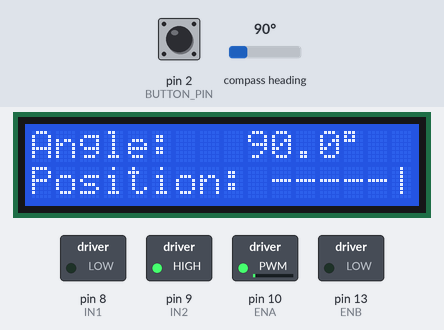
Simulated run of this sketch. Board: Arduino Uno, built for the host (arithmetic inside an expression is 32-bit, double 64-bit). Shown: 16×2 character LCD, switched loads named in the sketch (green lamp = pin HIGH). The test bench sets the inputs (shaded band); at power-on: compass heading 90°, pin 2 (BUTTON_PIN) HIGH. What the sketch prints to the serial monitor is not drawn.

Above: at 6.9 s.
7.0 s: compass heading set to 269°
At 7.28 s:
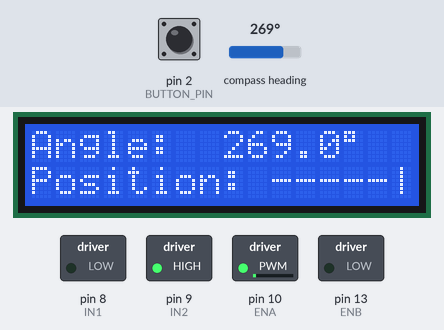
10.0 s: pin 2 (BUTTON_PIN) pulled LOW for 0.15 s
At 10.6 s:
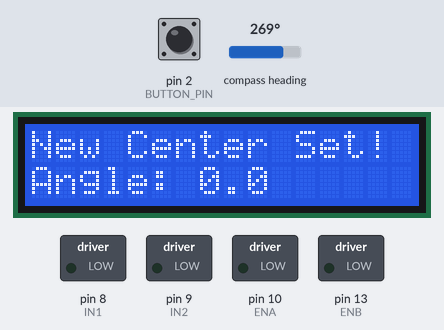
13.1 s: pin 2 (BUTTON_PIN) pulled LOW for 1 s
At 13.8 s:
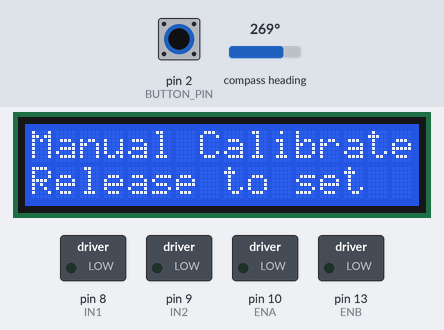
17.1 s: pin 2 (BUTTON_PIN) pulled LOW for 0.15 s
At 18.6 s:
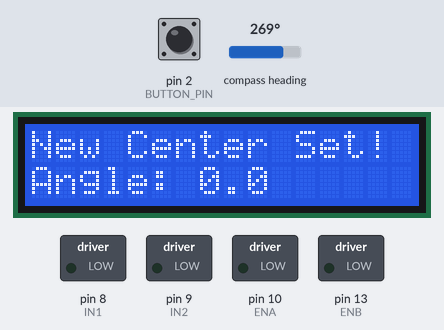
20.2 s: pin 2 (BUTTON_PIN) pulled LOW for 0.15 s
At 22.4 s:
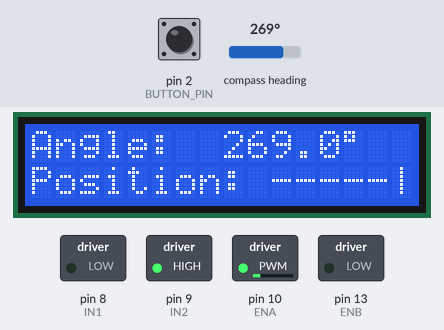
23.3 s: pin 2 (BUTTON_PIN) pulled LOW for 1 s
At 25.2 s:
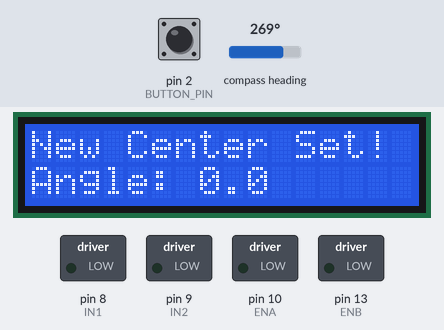
Timing chart, 0 to 27.5 s (numbered marks = the images above; inputs shaded):
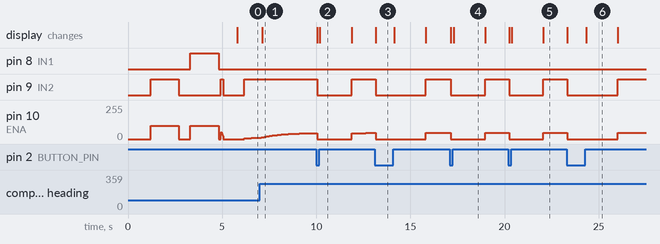

Measured:
- after the input at 7.0 s, the display: changes after 0.13 s (image 1)
- after the input at 10.0 s, pin 9 (IN2): HIGH → LOW at once, → HIGH 1.8 s later; the display: first changes at once (image 2 shows a later state)
- after the input at 13.1 s, pin 9 (IN2): HIGH → LOW after 0.05 s, → HIGH 2.7 s later; pin 10 (ENA): 46/255 → 0/255 after 0.05 s, → 46/255 2.7 s later; the display: changes after 0.05 s (image 3)
- after the input at 17.1 s, pin 9 (IN2): HIGH → LOW after 0.05 s, → HIGH 1.8 s later; pin 10 (ENA): 46/255 → 0/255 after 0.05 s, → 46/255 1.8 s later; the display: first changes after 0.05 s (image 4 shows a later state)
- after the input at 20.2 s, pin 9 (IN2): HIGH → LOW after 0.06 s, → HIGH 1.8 s later; pin 10 (ENA): 46/255 → 0/255 after 0.06 s, → 46/255 1.8 s later; the display: first changes after 0.06 s (image 5 shows a later state)
- after the input at 23.3 s, pin 9 (IN2): HIGH → LOW at once, → HIGH 2.7 s later; pin 10 (ENA): 46/255 → 0/255 at once, → 46/255 2.7 s later; the display: first changes at once (image 6 shows a later state)
- what the display in image 2 shows lasts 1.7 s, from 10.2 s to 11.9 s

The sketch:

pwm_steering_wheel.ino
```cpp
//AS5048A 使用SPI通訊
//具有開機自檢系統﹐自動回歸至0
//2025.3.19
//使用參數校正自檢偏差問題
//加入按鈕手動校正
//加入慣性抑制系統，避免中心點過衝
//修正自檢中心點偏左及震盪問題

#include <Wire.h>
#include <LiquidCrystal_I2C.h>
#include <AS5048A.h>

// AS5048A 感測器設定
AS5048A angleSensor(7, true);

// L298N 馬達驅動器設定

const int ENA = 10;  // PWM速度控制腳
const int IN1 = 8;  // 方向控制腳1
const int IN2 = 9;  // 方向控制腳2

const int ENB = 13;  // PWM速度控制腳
const int IN3 = 11;  // 方向控制腳1
const int IN4 = 12;  // 方向控制腳2

// 力回饋參數
float centerAngle = 0.0;     // 中心位置設為0度
float deadZone = 35;         // 中心死區(度)，避免中心點抖動，從30增加到35
int minPWM = 15;             // 最小有效PWM值15
float initialPosition = 0.0; // 儲存初始位置
float forceGain = 0.7;       // 力回饋增益係數
float maxAngle = 440.0;      // 最大角度範圍

// 多轉追蹤變數
int fullRotations = 0;        // 完整旋轉圈數
float lastAngle = 0.0;        // 上次讀取的角度

// 平滑控制變數
float currentForce = 0.0;     // 當前馬達力值
float targetForce = 0.0;      // 目標馬達力值
float smoothFactor = 0.05;    // 力值平滑係數，從0.1降低到0.05
int lastForce = 0;            // 上一次的力值，用於制動

// 自檢系統參數
float leftLimit = 0.0;        // 左側極限位置
float rightLimit = 0.0;       // 右側極限位置
float calculatedCenter = 0.0; // 計算出的中心位置
const int CALIB_MOTOR_POWER = 100; // 校準時的馬達功率
const int STALL_THRESHOLD = 2;     // 移動停止閾值（度）
const int STALL_COUNT = 10;        // 確認停止的次數
const float CENTER_CORRECTION = 60.0; // 中心點校正值，校正偏左問題

// 手動校正參數
const int BUTTON_PIN = 2;     // 按鈕接在D2引腳（可根據需要調整）
bool buttonWasPressed = false; // 追蹤按鈕之前的狀態
unsigned long buttonPressTime = 0; // 記錄按鈕按下的時間
const int DEBOUNCE_DELAY = 50;    // 防抖延遲（毫秒）

// LCD顯示器設定
LiquidCrystal_I2C lcd(0x27, 16, 2); // 設置LCD地址為0x27，16列2行顯示器
unsigned long lcdUpdateTime = 0;     // 上次更新LCD的時間
const int LCD_UPDATE_INTERVAL = 50; // LCD更新間隔(毫秒)，避免過於頻繁刷新

// 慣性抑制系統參數
float lastAngleDiff = 0.0;       // 上次角度偏差
float angleVelocity = 0.0;       // 角速度 (度/秒)
float lastTime = 0.0;            // 上次時間戳記
const float DAMPING_ZONE = 100.0; // 阻尼區域範圍(度)
const float DAMPING_GAIN = 0.8;  // 阻尼增益係數
const float APPROACH_ZONE = 80.0; // 接近區域範圍(度)，從60擴大到80
const float COUNTER_FORCE_GAIN = 1.5; // 反向力增益，從1.0增加到1.5

// 用於控制調試輸出頻率
int counter = 0;

void setup() {
  Serial.begin(115200);

  // 初始化感測器
  angleSensor.begin();

  // 初始化馬達控制針腳
  pinMode(ENB, OUTPUT);
  pinMode(ENA, OUTPUT);
  pinMode(IN1, OUTPUT);
  pinMode(IN2, OUTPUT);

  // 先停止馬達
  analogWrite(ENA, 0);
  analogWrite(ENB, 0);
  digitalWrite(IN1, LOW);
  digitalWrite(IN2, LOW);

  // 初始化手動校正按鈕
  pinMode(BUTTON_PIN, INPUT_PULLUP); // 使用內部上拉電阻

  // 初始化I2C LCD
  lcd.init();
  lcd.backlight();
  lcd.clear();

  // 顯示初始化中訊息
  lcd.clear();
  lcd.setCursor(0, 0);
  lcd.print("Initializing...");
  lcd.setCursor(0, 1);
  lcd.print("Please wait");

  Serial.println("方向盤力回饋系統初始化");
  Serial.println("- 開始自檢和校準程序");

  // 等待感測器穩定
  delay(1000);

  // 執行自檢程序
  performSelfTest();

  // 初始化上次角度和時間
  lastAngle = angleSensor.getRotationInDegrees();
  lastTime = millis() / 1000.0;

  Serial.println("系統準備就緒");
  Serial.println("------------------------");
}

void loop() {
  // 更新計數器
  counter++;

  // 更新時間
  float currentTime = millis() / 1000.0;
  float deltaTime = currentTime - lastTime;
  lastTime = currentTime;

  // 檢查手動校正
  manualCalibration();

  // 如果按鈕按下，跳過正常的力回饋計算
  if (digitalRead(BUTTON_PIN) == LOW) {
    delay(20);  // 短暫延遲
    return;     // 跳過剩餘的loop
  }

  // 讀取當前角度
  float currentRawAngle = angleSensor.getRotationInDegrees();

  // 檢測圈數變化
  if (lastAngle > 270 && currentRawAngle < 90) {
    // 順時針穿過零點
    fullRotations++;
  } else if (lastAngle < 90 && currentRawAngle > 270) {
    // 逆時針穿過零點
    fullRotations--;
  }

  // 計算絕對角度（包含多圈）
  float currentAngle = currentRawAngle + (fullRotations * 360);
  lastAngle = currentRawAngle;

  // 更新LCD
  updateLCD(currentAngle);

  // 限制在+-440度範圍
  if (currentAngle > maxAngle) {
    currentAngle = maxAngle;
  } else if (currentAngle < -maxAngle) {
    currentAngle = -maxAngle;
  }

  // 計算與中心點的差異
  float angleDiff = -currentAngle;  // 注意負號：角度為正，需要反向力拉回

  // 計算角速度 (度/秒)
  angleVelocity = (angleDiff - lastAngleDiff) / (deltaTime > 0 ? deltaTime : 0.02);
  lastAngleDiff = angleDiff;

  // 計算理想力回饋 (包含慣性抑制)
  targetForce = calculateForceWithDamping(angleDiff, angleVelocity);

  // 平滑漸進到目標力值（軟啟動和軟停止）
  currentForce = currentForce * (1 - smoothFactor) + targetForce * smoothFactor;

  // 記錄當前力值
  lastForce = (int)currentForce;

  // 應用平滑後的力回饋
  applyMotorForce(lastForce);

  // 顯示信息 (減少輸出頻率)
  if (counter % 5 == 0) {
    Serial.print("角度: ");
    Serial.print(currentAngle, 2);
    Serial.print(" | 偏差: ");
    Serial.print(angleDiff, 2);
    Serial.print(" | 角速度: ");
    Serial.print(angleVelocity, 2);
    Serial.print(" | 力回饋: ");
    Serial.println(currentForce);
  }

  // 減少診斷信息的顯示頻率
  if (counter % 100 == 0) {
    int agcValue = angleSensor.getGain();
    Serial.print("AGC值: ");
    Serial.println(agcValue);

    String errors = angleSensor.getErrors();
    if (errors != "") {
      Serial.print("錯誤: ");
      Serial.println(errors);
    }

    String diagnostic = angleSensor.getDiagnostic();
    if (diagnostic != "") {
      Serial.print("診斷: ");
      Serial.println(diagnostic);
    }

    Serial.println("------------------------");
  }

  delay(20);  // 更新頻率
}

// 修改後的力回饋計算函數，減少震盪
int calculateForceWithDamping(float angleDiff, float velocity) {
  // 如果偏差在中心死區範圍內，不產生力回饋
  if (abs(angleDiff) < deadZone) {
    return 0;
  }

  // 1. 計算基本的回中力
  float normalizedPos = (abs(angleDiff) - deadZone) / (maxAngle - deadZone);
  normalizedPos = constrain(normalizedPos, 0.0, 1.0);

  // 應用平緩的指數曲線 - 使力回饋曲線更平緩
  float forceCurve = pow(normalizedPos, 3.0);

  // 應用增益係數並標準化到PWM範圍
  float forceMagnitude = forceGain * forceCurve * 255.0;

  // 保持方向
  if (angleDiff < 0) {
    forceMagnitude = -forceMagnitude;
  }

  // 最終力，默認為回中力
  float totalForce = forceMagnitude;

  // 2. 接近中心點的反向抑制力
  if (abs(angleDiff) < APPROACH_ZONE) {
    // 檢查方向盤是否正在向中心快速移動
    if ((angleDiff > 0 && velocity < 0) || (angleDiff < 0 && velocity > 0)) {
      // 降低速度閾值，使系統更早啟動反向抑制
      if (abs(velocity) > 5.0) {
        float velocityFactor = abs(velocity) / 100.0;
        velocityFactor = constrain(velocityFactor, 0.0, 1.0);

        // 使接近中心點時反向力提早變大
        float approachFactor = 1.0 - (abs(angleDiff) / APPROACH_ZONE);
        approachFactor = pow(approachFactor, 0.7);  // 使曲線更加陡峭
        approachFactor = constrain(approachFactor, 0.0, 1.0);

        // 計算反向阻尼力
        float dampingForce = velocityFactor * approachFactor * COUNTER_FORCE_GAIN * 255.0;

        // 反向力方向與回中力相反
        dampingForce = (angleDiff > 0) ? -dampingForce : dampingForce;

        // 加入反向力，但在非常接近中心時完全替代原始力
        if (abs(angleDiff) < deadZone * 1.5) {
          // 非常接近中心時，完全以阻尼力為主
          totalForce = dampingForce;
        } else {
          // 其他情況下混合兩種力
          totalForce = forceMagnitude + dampingForce;
        }

        // 調試輸出
        if (counter % 20 == 0) {  // 降低輸出頻率
          Serial.print("抑制! 角度:");
          Serial.print(angleDiff);
          Serial.print(" 速度:");
          Serial.print(velocity);
          Serial.print(" 抑制力:");
          Serial.println(dampingForce);
        }
      }
    }
  }

  // 3. 添加低速阻尼，防止微小振動
  float lowSpeedDamping = 0;
  if (abs(velocity) < 20.0) {
    // 低速時提供與速度方向相反的阻尼力
    lowSpeedDamping = -velocity * 0.5;
    lowSpeedDamping = constrain(lowSpeedDamping, -30, 30);
    totalForce += lowSpeedDamping;
  }

  // 將力轉換為PWM值，同時應用最小PWM閾值
  int pwmValue;
  if (abs(totalForce) > 0) {
    pwmValue = map(constrain(abs(totalForce), 0, 255), 0, 255, minPWM, 255);
  } else {
    pwmValue = 0;
  }

  // 保持方向
  return (totalForce >= 0) ? pwmValue : -pwmValue;
}

// 手動校正功能函式 - 在方向盤可自由轉動時設定中心點
void manualCalibration() {
  // 讀取按鈕狀態（使用INPUT_PULLUP，按下為LOW）
  bool buttonIsPressed = (digitalRead(BUTTON_PIN) == LOW);

  // 按鈕狀態變化時防抖
  if (buttonIsPressed != buttonWasPressed) {
    if (millis() - buttonPressTime > DEBOUNCE_DELAY) {
      buttonPressTime = millis(); // 更新時間戳

      // 處理按鈕狀態變化
      if (buttonIsPressed) {
        // 按鈕剛被按下
        Serial.println("按鈕按下 - 進入自由轉動模式");
        displayManualCalibrationMode(true);
        // 停止馬達，不施加力回饋
        digitalWrite(IN1, LOW);
        digitalWrite(IN2, LOW);
        analogWrite(ENA, 0);
        analogWrite(ENB, 0);
      } else {
        // 按鈕剛被放開，進行校正
        Serial.println("按鈕放開 - 設定當前位置為中心點");
        displayManualCalibrationMode(false);
        // 讀取當前位置
        float currentPosition = getFilteredAngle();
        Serial.print("當前位置: ");
        Serial.println(currentPosition);

        // 設定零點位置，使當前位置讀數變為0度
        float offset = 0.0 - currentPosition;
        uint16_t currentZero = angleSensor.getZeroPosition();
        int16_t zeroShift = (offset * 16384.0 / 360.0); // 轉換角度到感測器原始值

        // 設定新的零點
        angleSensor.setZeroPosition(currentZero - zeroShift);

        // 重置圈數計數器和角度記錄
        fullRotations = 0;
        lastAngle = angleSensor.getRotationInDegrees();

        // 驗證設定
        delay(100);
        float newAngle = angleSensor.getRotationInDegrees();
        Serial.print("校準完成，當前角度: ");
        Serial.println(newAngle);
      }

      // 更新按鈕狀態
      buttonWasPressed = buttonIsPressed;
    }
  }
}

// 執行自檢和自動校準
void performSelfTest() {
  Serial.println("開始自檢系統...");

  // 先讀取當前位置
  float currentPosition = getFilteredAngle();
  Serial.print("當前位置: ");
  Serial.println(currentPosition);

  // 步驟1: 向左轉動直到碰到極限
  Serial.println("1. 向左轉動至極限...");
  leftLimit = findLeftLimit();
  Serial.print("左極限位置: ");
  Serial.println(leftLimit);

  // 短暫休息
  delay(500);

  // 步驟2: 向右轉動直到碰到極限
  Serial.println("2. 向右轉動至極限...");
  rightLimit = findRightLimit();
  Serial.print("右極限位置: ");
  Serial.println(rightLimit);

  // 步驟3: 計算中心位置
  calculatedCenter = ((leftLimit + rightLimit) / 2);
  Serial.print("計算得到的中心位置: ");
  Serial.println(calculatedCenter);

  // 步驟4: 移動到中心位置
  Serial.println("3. 移動到中心位置...");
  moveToCenter();

  // 步驟5: 設定零點位置
  Serial.println("4. 設定中心點為零點...");
  float currentRawAngle = angleSensor.getRotationInDegrees();

  // 設定零點位置，使當前位置讀數變為0度
  float offset = 0.0 - currentRawAngle + CENTER_CORRECTION;
  uint16_t currentZero = angleSensor.getZeroPosition();
  int16_t zeroShift = (offset * 16384.0 / 360.0); // 轉換角度到感測器原始值

  // 設定新的零點
  angleSensor.setZeroPosition(currentZero - zeroShift);

  // 驗證設定
  delay(200);
  float newAngle = angleSensor.getRotationInDegrees();
  Serial.print("校準完成，當前角度: ");
  Serial.println(newAngle);

  // 初始化跟踪變數
  fullRotations = 0;
  lastAngle = newAngle;

  // 顯示檢測到的方向盤範圍
  float totalRange = abs(rightLimit - leftLimit);
  Serial.print("方向盤總轉動範圍: ");
  Serial.print(totalRange);
  Serial.println(" 度");

  Serial.println("自檢和校準完成！");
}

// 尋找左側極限
float findLeftLimit() {
  float lastPosition = getFilteredAngle();
  int stallCounter = 0;

  // 啟動向左轉動
  digitalWrite(IN1, LOW);
  digitalWrite(IN2, HIGH);
  analogWrite(ENA, CALIB_MOTOR_POWER);
  analogWrite(ENB, CALIB_MOTOR_POWER);

  // 持續轉動直到檢測到停止
  while (stallCounter < STALL_COUNT) {
    delay(100);
    float currentPosition = getFilteredAngle();
    float movement = abs(currentPosition - lastPosition);

    Serial.print("左移: 位置=");
    Serial.print(currentPosition);
    Serial.print(", 移動量=");
    Serial.println(movement);

    if (movement < STALL_THRESHOLD) {
      stallCounter++;
    } else {
      stallCounter = 0;
    }

    lastPosition = currentPosition;
  }

  // 停止馬達
  analogWrite(ENA, 0);
  analogWrite(ENB, 0);
  digitalWrite(IN1, LOW);
  digitalWrite(IN2, LOW);

  // 返回檢測到的左極限位置
  return getFilteredAngle();
}

// 尋找右側極限
float findRightLimit() {
  float lastPosition = getFilteredAngle();
  int stallCounter = 0;

  // 啟動向右轉動
  digitalWrite(IN1, HIGH);
  digitalWrite(IN2, LOW);
  analogWrite(ENA, CALIB_MOTOR_POWER);
  analogWrite(ENB, CALIB_MOTOR_POWER);

  // 持續轉動直到檢測到停止
  while (stallCounter < STALL_COUNT) {
    delay(100);
    float currentPosition = getFilteredAngle();
    float movement = abs(currentPosition - lastPosition);

    Serial.print("右移: 位置=");
    Serial.print(currentPosition);
    Serial.print(", 移動量=");
    Serial.println(movement);

    if (movement < STALL_THRESHOLD) {
      stallCounter++;
    } else {
      stallCounter = 0;
    }

    lastPosition = currentPosition;
  }

  // 停止馬達
  analogWrite(ENA, 0);
  analogWrite(ENB, 0);
  digitalWrite(IN1, LOW);
  digitalWrite(IN2, LOW);

  // 返回檢測到的右極限位置
  return getFilteredAngle();
}

// 移動到中心位置 - 改進版，減少震盪
void moveToCenter() {
  float currentPosition = getFilteredAngle();
  float targetPosition = calculatedCenter;

  Serial.print("從 ");
  Serial.print(currentPosition);
  Serial.print(" 移動到中心點 ");
  Serial.println(targetPosition);

  // 判斷移動方向
  bool moveRight = (targetPosition > currentPosition);

  // 設定方向
  if (moveRight) {
    digitalWrite(IN1, HIGH);
    digitalWrite(IN2, LOW);
  } else {
    digitalWrite(IN1, LOW);
    digitalWrite(IN2, HIGH);
  }

  // 啟動馬達，先用較低功率開始
  int motorPower = CALIB_MOTOR_POWER / 2;
  analogWrite(ENA, motorPower);
  analogWrite(ENB, motorPower);

  // 監控位置直到接近目標
  while (abs(getFilteredAngle() - targetPosition) > 3.0) {  // 更精確的目標(從5.0改為3.0)
    float currentPos = getFilteredAngle();
    float distanceToTarget = abs(currentPos - targetPosition);

    Serial.print("當前: ");
    Serial.print(currentPos);
    Serial.print(", 目標: ");
    Serial.println(targetPosition);

    // 距離越近，速度越慢 - 使用非線性曲線
    float speedFactor = distanceToTarget / 90.0;  // 標準化距離
    speedFactor = constrain(speedFactor, 0.1, 1.0);  // 限制最小速度

    // 應用非線性曲線使接近目標時速度更慢
    speedFactor = pow(speedFactor, 1.5);

    // 計算適當的馬達功率
    motorPower = int(CALIB_MOTOR_POWER * speedFactor);
    motorPower = constrain(motorPower, 30, CALIB_MOTOR_POWER);  // 確保最小功率

    analogWrite(ENA, motorPower);
    analogWrite(ENB, motorPower);

    // 檢查是否已經過頭
    if ((moveRight && currentPos > targetPosition) ||
        (!moveRight && currentPos < targetPosition)) {
      break;
    }

    delay(50);  // 縮短延遲時間提高反應速度
  }

  // 逐漸減小馬達功率，實現軟停止
  for (int power = motorPower; power > 0; power -= 10) {
    analogWrite(ENA, power);
    analogWrite(ENB, power);
    delay(20);
  }

  // 完全停止馬達
  analogWrite(ENA, 0);
  analogWrite(ENB, 0);
  digitalWrite(IN1, LOW);
  digitalWrite(IN2, LOW);

  Serial.println("已到達中心位置");

  // 短暫延遲讓系統穩定
  delay(500);
}

// 獲取濾波後的角度
float getFilteredAngle() {
  // 讀取多次角度取平均值以減少噪聲
  float sum = 0;
  for (int i = 0; i < 5; i++) {
    sum += angleSensor.getRotationInDegrees();
    delay(10);
  }
  return sum / 5;
}

// 應用力回饋到馬達 - 改進版，加入制動功能
void applyMotorForce(int force) {
  if (abs(force) < 5) {
    // 提供短暫的反向阻尼以更快停止
    if (lastForce > 10) {
      // 之前是正向，提供短暫的反向制動
      digitalWrite(IN1, LOW);
      digitalWrite(IN2, HIGH);
      analogWrite(ENA, 20);
      analogWrite(ENB, 20);
      delay(10);
    } else if (lastForce < -10) {
      // 之前是負向，提供短暫的正向制動
      digitalWrite(IN1, HIGH);
      digitalWrite(IN2, LOW);
      analogWrite(ENA, 20);
      analogWrite(ENB, 20);
      delay(10);
    }

    // 然後完全停止馬達
    digitalWrite(IN1, LOW);
    digitalWrite(IN2, LOW);
    analogWrite(ENA, 0);
    analogWrite(ENB, 0);
  }
  else if (force > 0) {
    // 正方向轉動 - 將方向盤拉向中心點
    digitalWrite(IN1, HIGH);
    digitalWrite(IN2, LOW);
    analogWrite(ENA, abs(force));
    analogWrite(ENB, abs(force));
  }
  else {
    // 負方向轉動 - 將方向盤拉向中心點
    digitalWrite(IN1, LOW);
    digitalWrite(IN2, HIGH);
    analogWrite(ENA, abs(force));
    analogWrite(ENB, abs(force));
  }
}

// 更新LCD顯示
void updateLCD(float currentAngle) {
  // 限制更新頻率以避免LCD閃爍
  unsigned long currentTime = millis();
  if (currentTime - lcdUpdateTime < LCD_UPDATE_INTERVAL) {
    return;
  }
  lcdUpdateTime = currentTime;

  // 更新LCD顯示
  lcd.clear();

  // 第一行顯示角度
  lcd.setCursor(0, 0);
  lcd.print("Angle: ");

  // 格式化角度顯示（保留1位小數）
  char angleBuffer[10];
  dtostrf(currentAngle, 6, 1, angleBuffer);
  lcd.print(angleBuffer);
  lcd.print((char)223); // 顯示度數符號 °

  // 第二行顯示方向盤位置的圖形表示
  lcd.setCursor(0, 1);
  lcd.print("Position: ");

  // 顯示圖形指示器
  int position = map(constrain(currentAngle, -90, 90), -90, 90, 0, 10);
  lcd.setCursor(10, 1);

  for (int i = 0; i < 6; i++) {
    if (i == position/2) {
      lcd.print("|"); // 方向盤位置指示
    } else {
      lcd.print("-");
    }
  }
}

// 顯示手動校正模式
void displayManualCalibrationMode(bool isActive) {
  if (isActive) {
    lcd.clear();
    lcd.setCursor(0, 0);
    lcd.print("Manual Calibrate");
    lcd.setCursor(0, 1);
    lcd.print("Release to set");
  } else {
    lcd.clear();
    lcd.setCursor(0, 0);
    lcd.print("New Center Set!");
    lcd.setCursor(0, 1);
    lcd.print("Angle: 0.0");
    delay(1500); // 顯示確認訊息1.5秒
  }
}
```
